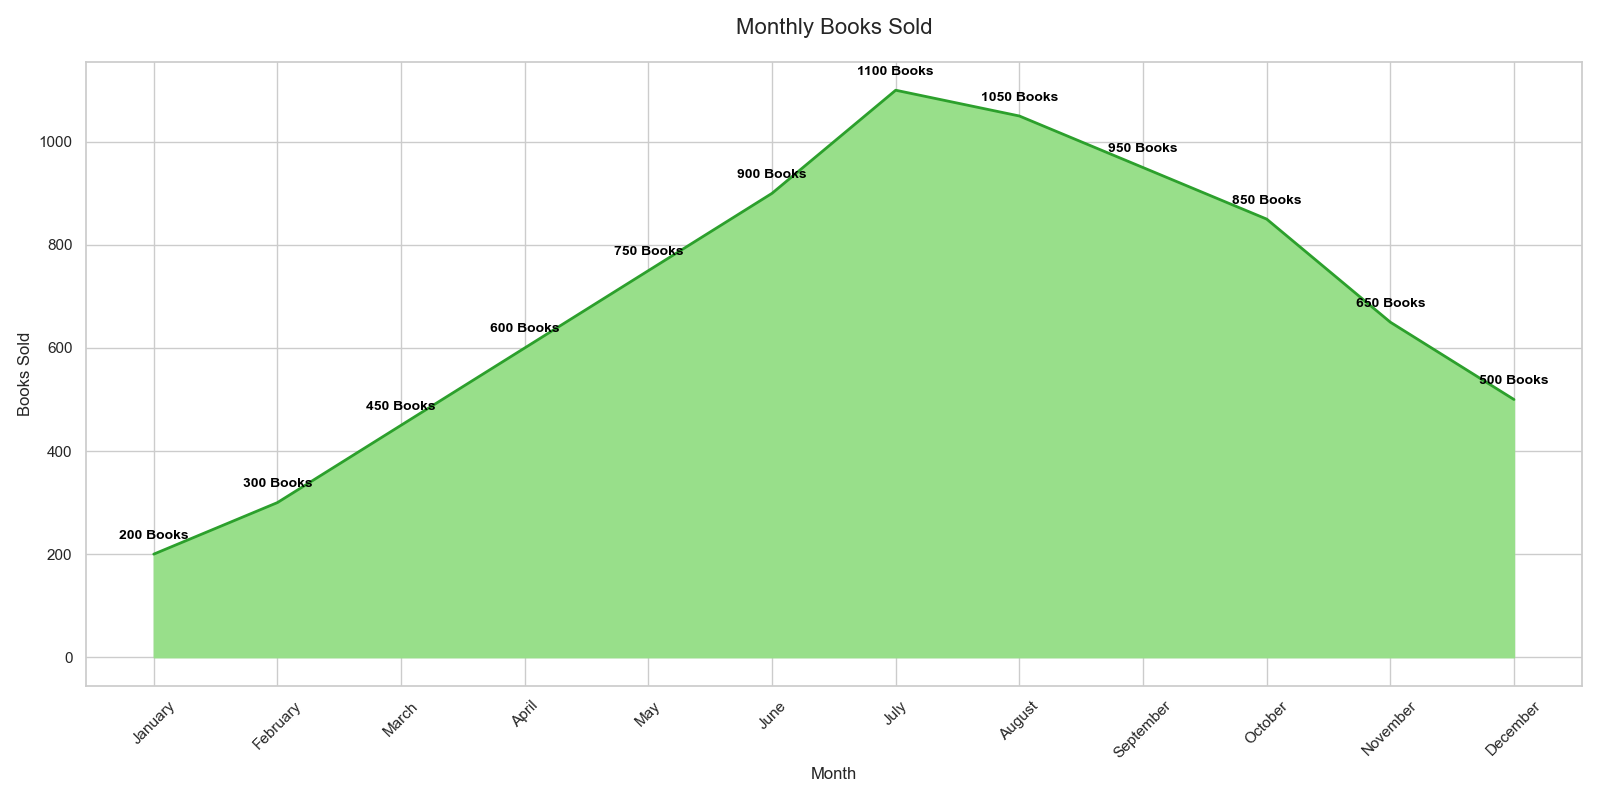

Write Python code to recreate this figure.

import pandas as pd
import seaborn as sns
import matplotlib.pyplot as plt

data = pd.DataFrame({
    "Month": ["January", "February", "March", "April", "May", "June", 
              "July", "August", "September", "October", "November", "December"],
    "Books_Sold": [200, 300, 450, 600, 750, 900, 1100, 1050, 950, 850, 650, 500]
})

plt.figure(figsize=(16, 8))

sns.set_theme(style="whitegrid")
ax = sns.lineplot(
    x="Month",
    y="Books_Sold",
    data=data,
    color="#2ca02c",
    linewidth=2
)
ax.fill_between(data["Month"], data["Books_Sold"], color="#98df8a")

for i in range(data.shape[0]):
    plt.text(data["Month"][i], data["Books_Sold"][i] + 30, str(data["Books_Sold"][i]) + ' Books', 
             horizontalalignment='center', size='small', color='black', weight='semibold')

plt.xticks(rotation=45)

ax.set_title('Monthly Books Sold', fontsize=16, pad=20)
ax.set_xlabel('Month', fontsize=12)
ax.set_ylabel('Books Sold', fontsize=12)

plt.tight_layout()
plt.show()
